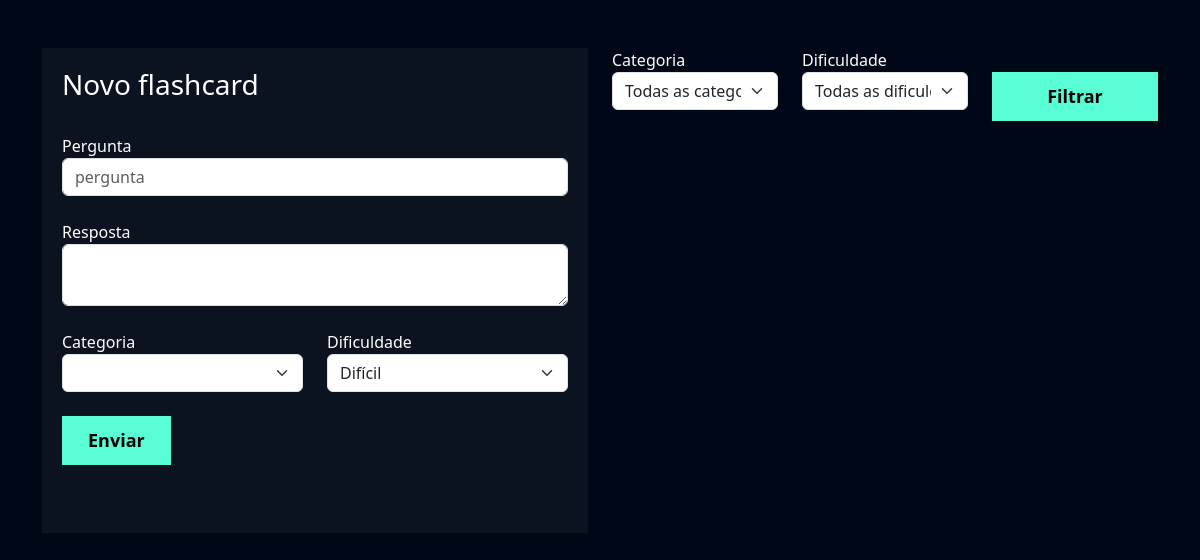
The app's page /flashcard/novo_flashcard/ (signed in), older data.
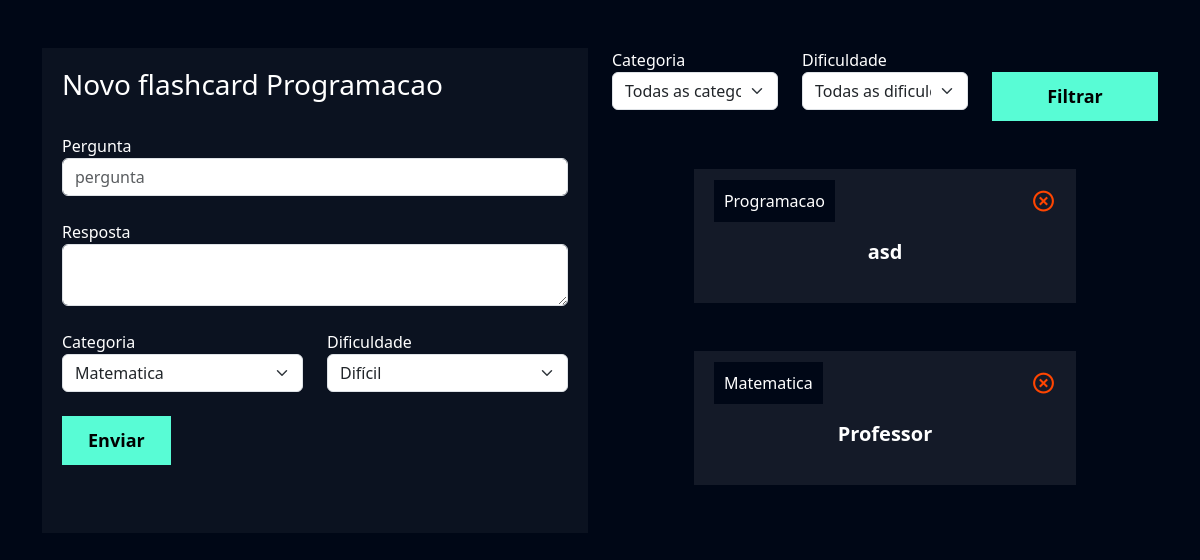
The same page, newer data.
### flashcard/models.py (models this page shows, shortened)
class Categoria(models.Model):
    nome = models.CharField(max_length=20)
    def __str__(self):
        return self.nome

class Flashcard(models.Model):
    DIFICULDADE_CHOICES = (('D', 'Difícil'), ('M', 'Médio'), ('F', 'Fácil'))
    user = models.ForeignKey(User, on_delete=models.DO_NOTHING)
    question = models.CharField(max_length=100)
    resp = models.TextField()
    category = models.ForeignKey(Categoria, on_delete=models.DO_NOTHING)
    difficulty = models.CharField(max_length=1, choices=DIFICULDADE_CHOICES)

### flashcard/views.py (the view, shortened to what this page needs)
# urls.py: path('novo_flashcard/', views.novo_flashcard, name="novo_flashcard"),
def novo_flashcard(request):
    if (not request.user.is_authenticated):
        return redirect('/usuarios/logar')
    if (request.method == "GET"):
        categorias = Categoria.objects.all()
        dificuldades = Flashcard.DIFICULDADE_CHOICES
        flashcard_list = Flashcard.objects.filter(user=request.user)
        return render(request, 'novo_flashcard.html', {'categorias': categorias,
                                                       'dificuldades':dificuldades,
                                                       'flashcards': flashcard_list})

### flashcard/templates/novo_flashcard.html (shortened to what this page needs)
{% extends "base.html" %}
{% load static %}
{% block 'cabecalho' %}
    <link href="{% static 'usuarios/css/cadastro.css' %}" rel="stylesheet">
    <link href='https://unpkg.com/boxicons@2.1.4/css/boxicons.min.css' rel='stylesheet'>
    <link href="{% static 'flashcard/css/novo_flashcard.css' %}" rel = 'stylesheet'>
{% endblock 'cabecalho' %}
{% block 'conteudo' %}
    <div class="container">
        <br>
        <br>
        <div class="row">
            <div class="col-md">
                <div class="box-form">
                    <form action="{% url 'novo_flashcard' %}" method="POST"> {% csrf_token %}
                        <h3>Novo flashcard {{categorias.1}}</h3>
                        <br>
                        <label>Pergunta</label>
                        <input type="text" class="form-control" placeholder="pergunta" name="pergunta">
                        <br>
                        <label>Resposta</label>
                        <textarea class="form-control" name="resposta"></textarea>
                        <br>
                        <div class="row">
                                <div class="col-md">
                                    <label for="">Categoria</label>
                                    <select class="form-select" name="categoria">
                                        {% for categoria in categorias %}
                                            <option value = "{{ categoria.id }}">{{ categoria.nome }}</option>
                                        {% endfor %}
                                    </select>
                                </div>
                                <div class="col-md">
                                    <label for="">Dificuldade</label>
                                    <select class="form-select" name="dificuldade">
                                        {% for dificuldade in dificuldades %}
                                            <option value="{{dificuldade.0}}">{{dificuldade.1}}</option>
                                        {% endfor %}
                                    </select>
                                </div>
                        </div>
                        <br>
                        <input type="submit" value="Enviar" class="btn-cadastro">
                        <br>
                        <br>
                        <br>
                    </form>
                </div>
            </div>
            <div class="col-md">
                <form action="{% url 'novo_flashcard' %}" method="GET"> {% csrf_token %}
                    <div class="row">
                        <div class="col-md">
                            <label for="">Categoria</label>
                            <select name="categoria" id="" class="form-select">
                                <option value="">Todas as categorias</option>
                            </select>
                        </div>
                        <div class="col-md">
                            <label for="">Dificuldade</label>
                            <select name="dificuldade" id="" class="form-select">
                                <option value="">Todas as dificuldades</option>
                            </select>
                        </div>
                        <div class="col-md">
                            <br>
                            <input type="submit" style="width: 100%" value="Filtrar" class="btn-cadastro">
                        </div>
                    </div>
                </form>
                <br>
                <br>
                {% for item in flashcards %}
                    <div class="box-new-flashcard" onclick="flip_card({{item.id}})">
                        <div class="flashcard ">
                            <div class="flashcard-categoria">
                                {{ item.category }}
                            </div>
                            <a href="{% url 'deletar_flashcard' item.id %}"><i class='icone-exit bx bx-x-circle'></i></a>
                            <br>
                            <br>
                            <div class="flashcard-box-item">
                                <p class="flashcard-item">{{ item.question }}</p>
                            </div>
                        </div>
                    </div>
                    <br>
                    <br>
                {% endfor %}
            </div>
        </div>
    </div>
{% endblock 'conteudo' %}

### templates/base.html (shortened to what this page needs)
{% load static %}
<!doctype html>
<html lang="en">
  <head>
    <link href="https://cdn.jsdelivr.net/npm/bootstrap@5.3.2/dist/css/bootstrap.min.css" rel="stylesheet">
    <link rel="stylesheet" href="{% static 'geral/css/base.css' %}">
    {% block 'cabecalho' %} {% endblock %}
  </head>
  <body>
    {% block 'conteudo' %}{% endblock %}
  </body>
</html>

### templates/static/geral/css/base.css (style rules this page uses)
:root { --main-color: #0b1526; --dark-color: #000716; --secondary-dark-color: rgb(15, 2, 26); --light-color: #00c1f3; --contrast-color: #f4c96b; --differential-color: #58fcd5; }
body { background-color: var(--dark-color) !important; color: white !important; }

### templates/static/usuarios/css/cadastro.css (style rules this page uses)
* { margin: 0; padding: 0; }
.box-form { padding: 20px; background-color: rgba(217,217,217, .05); color: white !important; }
.btn-cadastro { padding: 10px; background-color: #58fcd5; border: none; border: 1px solid #58fcd5; font-size: 18px; font-weight: bold; padding-left: 25px; padding-right: 25px; }

### templates/static/flashcard/css/novo_flashcard.css (style rules this page uses)
.box-new-flashcard { width: 70%; margin: auto; }
.flashcard { background-color: rgba(255, 255, 255, .08); padding: 20px; }
.flashcard-box-item { text-align: center; }
.flashcard p { font-size: 20px; font-weight: bold; cursor: pointer; }
.flashcard-categoria { background-color: var(--dark-color); display: inline; padding: 10px; }
.icone-exit { float: right; font-size: 25px; color: orangered; }

Row changes from the older to the newer data that the page shows:
added Categoria: nome "Programacao"
added Flashcard: category "Programacao", question "asd"
added Flashcard: category "Matematica", question "Professor"
Text that changed along with them:
form field categoria: (not shown) → "Matematica"
